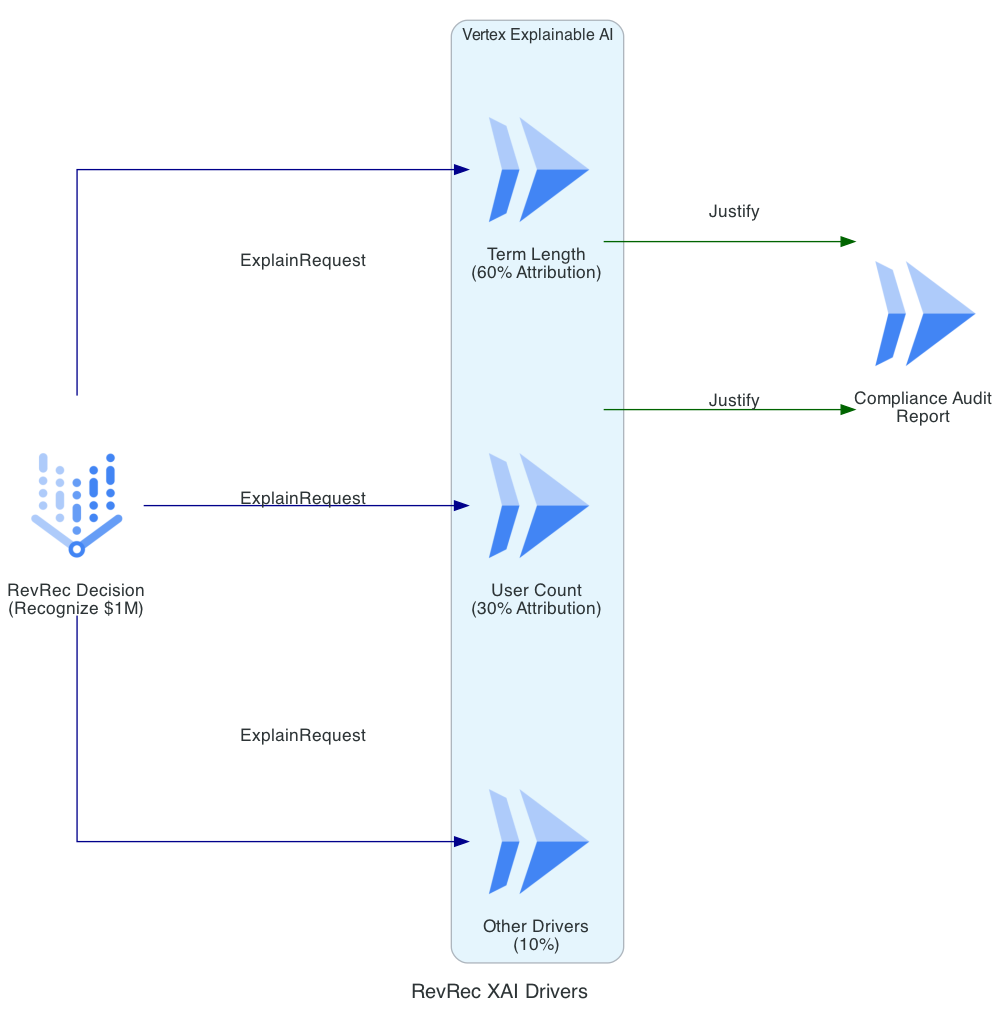

Generate this figure with Python:
from diagrams import Diagram, Cluster, Edge
from diagrams.gcp.ml import VertexAI
from diagrams.gcp.compute import Run

graph_attr = {"pad": "0.1", "nodesep": "1.2", "ranksep": "2.0", "bgcolor": "transparent"}

with Diagram("RevRec XAI Drivers", show=False, filename="revrec_xai_drivers", direction="LR", graph_attr=graph_attr):
    decision = VertexAI("RevRec Decision\n(Recognize $1M)")

    with Cluster("Vertex Explainable AI"):
        term_length = Run("Term Length\n(60% Attribution)")
        user_count = Run("User Count\n(30% Attribution)")
        other = Run("Other Drivers\n(10%)")

    auditor = Run("Compliance Audit\nReport")

    decision >> Edge(label="ExplainRequest", color="darkblue") >> [term_length, user_count, other]
    [term_length, user_count] >> Edge(label="Justify", color="darkgreen") >> auditor
